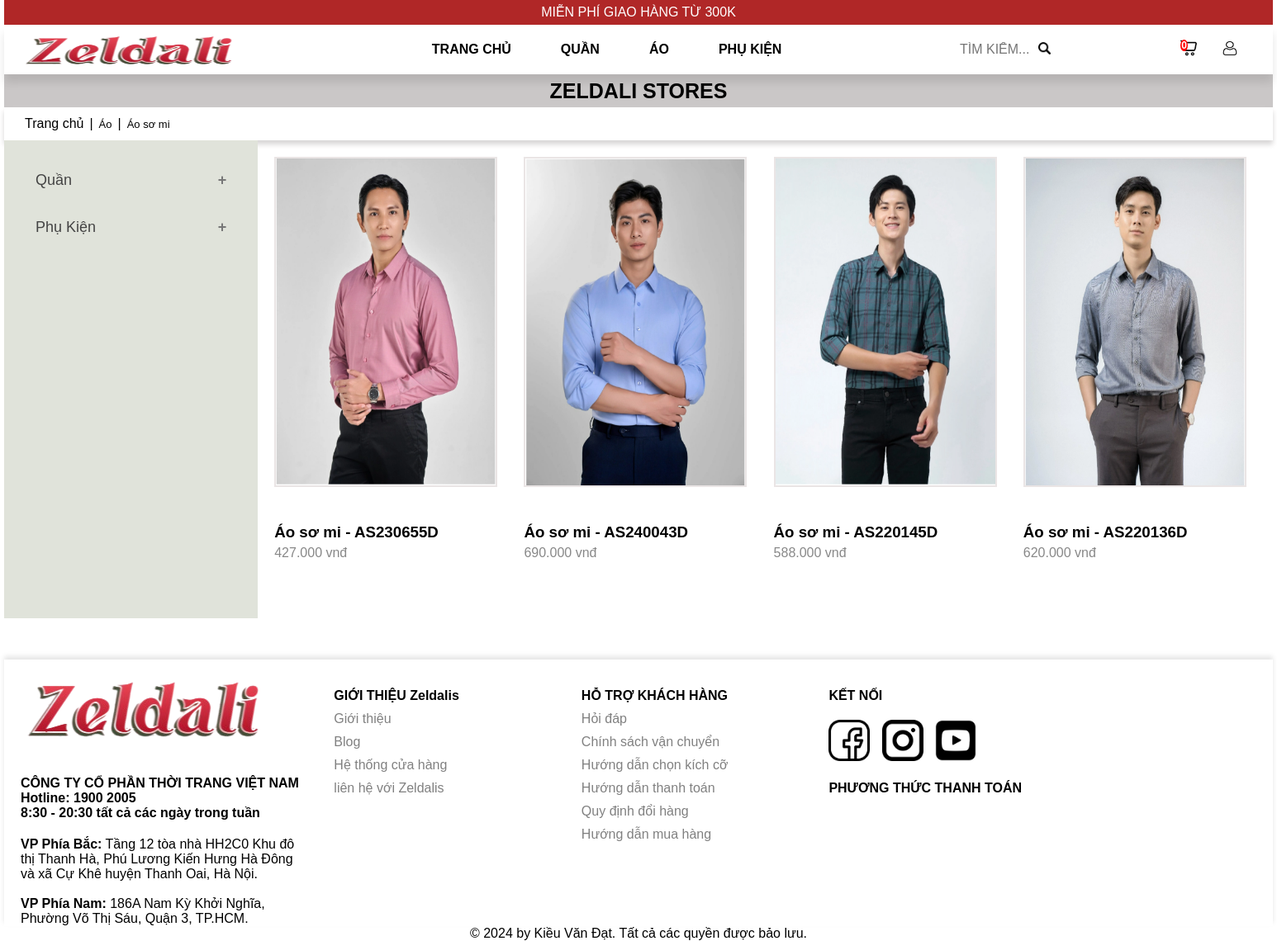
Page /index.php?act=Category&id=1 on the committed database.
### tables this page shows
CREATE TABLE `categories` (
  `id` int NOT NULL,
  `cate_name` varchar(255) NOT NULL,
  `type` varchar(10) NOT NULL
);

CREATE TABLE `products` (
  `id` int NOT NULL,
  `name` varchar(255) NOT NULL,
  `image` varchar(255) DEFAULT NULL,
  `price` decimal(25,2) DEFAULT NULL,
  `description` text,
  `content` text,
  `type` varchar(10) NOT NULL,
  `status` enum('active','inactive') DEFAULT 'active',
  `category_id` int NOT NULL,
  `view` int DEFAULT '0',
  `created_at` timestamp NULL DEFAULT CURRENT_TIMESTAMP
);

### app/Database/Functions.php (called while the page is built, shortened)
<?php
function view($path_view, $data=[]){
    extract($data);
    $path_view  = str_replace(".","/", $path_view);
    include_once "app/Views/$path_view.php";
};

### app/Controllers/Client/ProductInCategoryController.php (called while the page is built)
<?php
class ProductInCategoryController {
    public function index(){
        $id = $_GET['id'] ?? "";
        $categories = (new Category)->all();
        $category = (new Category)->find($id);
        $products = (new Product)->all();
        return view('Client.category', compact('category', 'products', 'categories'));
    }
}

### Router/Web.php (called while the page is built, shortened)
<?php
$act = $_GET['act'] ?? "";
$id = $_GET['id'] ?? "";
$role = $_GET['role'] ?? null;
if (!isset($role)) {
    match ($act) {
        'RegisterForm' => $RegisterController->index(),
        'StorageUser' => $RegisterController->Storage(),
        'LoginForm' => $LoginController->index(),
        'Login' => $LoginController->login(),
        'Products' => $ProductController->index(),
        'Category' => $ProductInCategoryController->index(),
        'Logout' => $LoginController->logout(),
        'Information' => $InformationController->index(),
        'Detail' => $DetailController->index(),
        'AddToCart' => $CartController->addToCart(),
        'Cart' => $CartController->index(),
        'DeleteInCart' => $CartController->delete(),
        'UpdateCart' => $CartController->updateCart(),
        'CheckOutForm' => $CheckOutController->index(),
        'CheckOut' => $CheckOutController->checkOut(),
        'ChangeInforForm' => $ChangeInformationController->UpdateForm(),
        'ChangeInformation' => $ChangeInformationController->update($id),
        'Order' => $OrdersController->index(),
        'CancelOrder' => $OrdersController->cancel($id),
        'AddComment' => $CommentController->addComment(),
        default => $HomeController->index()
    };
}
?>

### index.php (called while the page is built, shortened)
<?php
include_once "app/Database/Database.php";
include_once "app/Database/Functions.php";
include_once "app/Models/Category.php";
include_once "app/Models/Product.php";
include_once  "app/Controllers/Client/ProductInCategoryController.php";
include_once "Router/Web.php";

### app/Database/Database.php (called while the page is built, shortened)
<?php
class Database
{
    private $pdo;
    public function __construct()
    {
        try {
            $this->pdo = new PDO("mysql:host=" . HOST . ";port=" . PORT . ";dbname=" . DBNAME,USERNAME,PASSWORD);
            $this->pdo->setAttribute(PDO::ATTR_ERRMODE, PDO::ERRMODE_EXCEPTION);
        } catch (Exception $error) {
            echo "<h1>Lỗi kết nối CSDL: " . $error->getMessage() . "</h1>";
        }
    }
    public function getConnection()
    {
        return $this->pdo;
    }
    public function __destruct()
    {
        $this->pdo = null;
    }
}

### app/Models/Category.php (called while the page is built, shortened)
<?php
class Category {
    public $pdo;
    public function __construct(){
        $db = new Database();
        $this->pdo = $db->getConnection();
    }
    public function all(){
        $sql = "SELECT * FROM categories";
        $stmt = $this->pdo->prepare($sql);
        $stmt->execute();
        return $stmt->fetchAll(PDO::FETCH_ASSOC);
    }
    public function find($id){
        $sql = "SELECT * FROM categories WHERE id = :id";
        $stmt = $this->pdo->prepare($sql);
        $stmt->execute(['id' => $id]);
        return $stmt->fetch(PDO::FETCH_ASSOC);
    }
}
?>

### app/Models/Product.php (called while the page is built, shortened)
<?php
class Product
{
    public $pdo;
    public function __construct()
    {
        $db = new Database();
        $this->pdo = $db->getConnection();
    }
    public function all()
    {
        $sql = "SELECT p.*, cate_name
                FROM products p
                JOIN categories c ON p.category_id = c.id";
        $stmt = $this->pdo->prepare($sql);
        $stmt->execute();
        return $stmt->fetchAll(PDO::FETCH_ASSOC);
    }
}

### app/Views/Client/category.php (the view, shortened to what this page needs)
<?php include_once VIEW . "Client/base/header.php"; ?>
<link rel="stylesheet" href="Assets/Client/Css/category.css">
<div class="main">
    <div class="gray-line">ZELDALI STORES</div>
    <div class="back-main">
        <a href="index.php?act=">Trang chủ</a> |
        <span><?= $category['type'] ?></span> |
        <span><?= $category['cate_name'] ?></span>
    </div>
    <div class="containers">
        <div class="sidebar">
            <?php
            $displayedTypes = [];
            foreach ($categories as $value):
                if ($value['type'] != $category['type'] && !in_array($value['type'], $displayedTypes)):
                    $displayedTypes[] = $value['type'];
            ?>
                <button class="accordion"><?= $value['type'] ?></button>
            <?php endif; endforeach; ?>
        </div>
        <div class="content">
            <div class="products">
                <?php foreach ($products as $values): ?>
                    <?php if ($values['category_id'] == $category['id']): ?>
                        <div class="product-card">
                            <div class="product-image">
                                <img src="<?= $values['image'] ?>" alt="">
                            </div>
                            <div class="product-name-price">
                                <h3><?= $values['name'] ?></h3>
                                <span><?= number_format($values['price'], 0, ',', '.') ?> vnđ</span>
                            </div>
                        </div>
                    <?php endif; ?>
                <?php endforeach; ?>
            </div>
        </div>
    </div>
</div>
<?php include_once VIEW . "Client/base/foot.php"; ?>

### Assets/Client/Css/main.css (style rules this page uses)
* { margin: 0;padding: 0;box-sizing: border-box; }
body { font-family: Arial, sans-serif; overflow-x: hidden; }
.main { justify-items: center }
.products { width: 100%; max-width: 100%; }
.product-card { width: 330px; position: relative; }
.products { display: grid; grid-template-columns: 1fr 1fr 1fr 1fr; gap:20px; margin-bottom: 50px; }
.product-image img { width: 330px; height: 500px; border: 2px solid rgb(234, 229, 229); }
.product-name-price { padding-top: 20px; }
.product-name-price h3 { margin-bottom: 20px; }

### Assets/Client/Css/category.css (style rules this page uses)
.gray-line { display: flex; align-items: center; justify-content: center; font-weight: bold; font-size: 25px; width: 100%; height: 40px; background: rgb(202, 199, 199); }
.back-main { display: flex; align-items: center; padding-left: 25px; width: 100%; height: 40px; box-shadow: 0 5px 6px rgb(216, 214, 214); }
.back-main a { text-decoration: none; color: black; padding-right: 7px; }
.back-main span { padding-left: 7px; padding-right: 7px; font-size: 13px; }
.containers { display: grid; grid-template-columns: 20% 80%; width: 100%; }
.sidebar { width: 100%; background-color: #e0e3da; padding: 20px; }
.accordion { background: #e0e3da; color: #444; cursor: pointer; padding: 18px; width: 100%; border: none; text-align: left; outline: none; font-size: 18px; transition: 0.4s; }
.accordion:after { content: '\002B'; color: #777; font-weight: bold; float: right; margin-left: 5px; }
.content { width: 80%; padding: 20px; }
.products { width: 100%; max-width: 100%; }
.products { display: grid; grid-template-columns: 1fr 1fr 1fr 1fr; gap:20px; margin-bottom: 50px; }
.product-card { width: 270px; position: relative; }
.product-image img { width: 270px; height: 400px; border: 2px solid rgb(234, 229, 229); }
.product-name-price { margin-top: 10px; }
.product-name-price h3 { margin: 10px 0 5px 0; }
.product-name-price span { color: #888; }
.content { width: 100%; }

### rows in the picture
categories: type "Áo", cate_name "Áo sơ mi"
categories: type "Quần"
categories: type "Phụ Kiện"
products: image (picture), name "Áo sơ mi - AS230655D", price "427.000"
products: image (picture), name "Áo sơ mi - AS240043D", price "690.000"
products: image (picture), name "Áo sơ mi - AS220145D", price "588.000"
products: image (picture), name "Áo sơ mi - AS220136D", price "620.000"

### other values in the picture
$_SESSION['totalQuantity'] "0"
